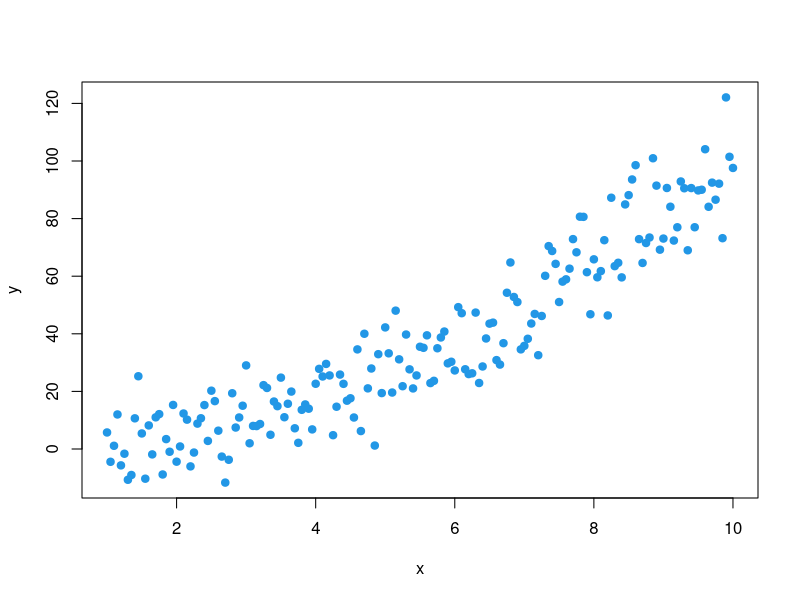
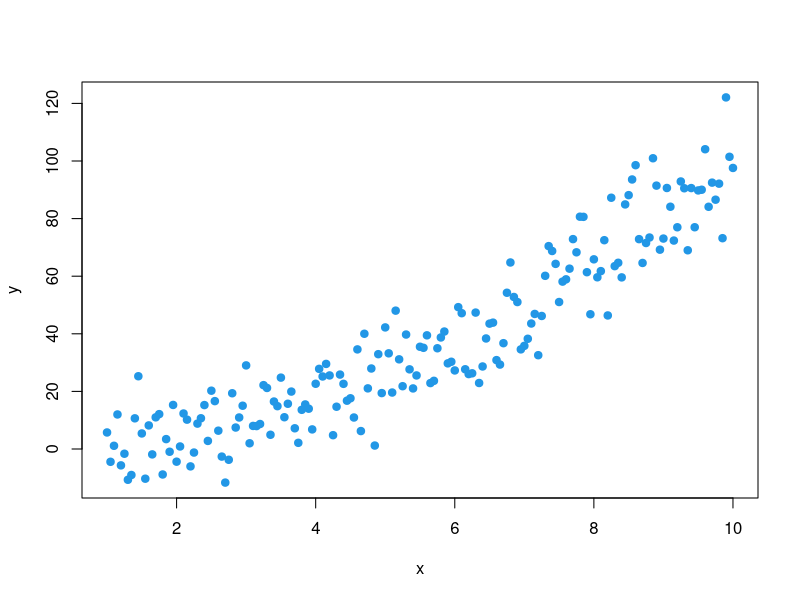
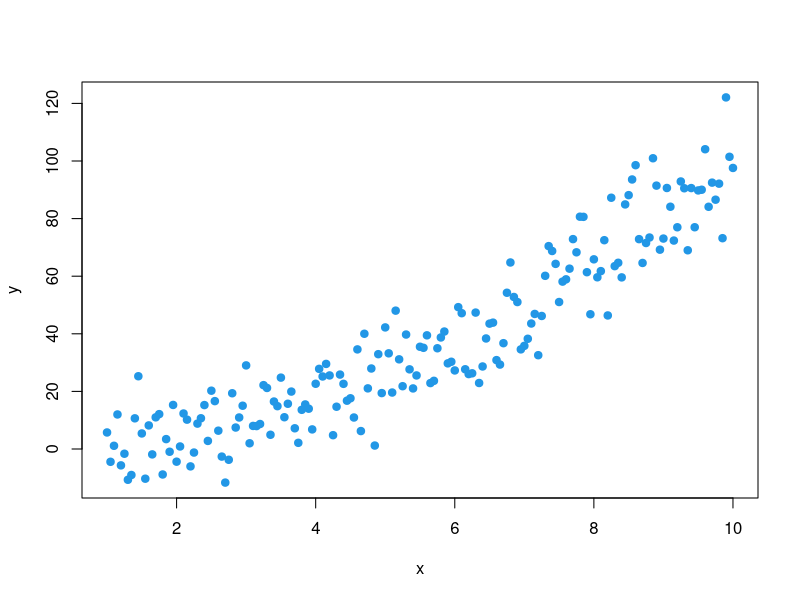

Source code (R) for these figures, in order:
## ---- chunk 1
# Ici du code R par exemple
## ---- chunk 2
# Ici un second code R
## ---- chunk 3
#| echo: true
#| output-location: column

# Sample data
set.seed(132)
x <- seq(1, 10, by = 0.05)
y <- x ^ 2 + rnorm(x, sd = 10)

# Plotting 
plot(x, y, pch = 19, col = 4)
## ---- chunk 4
#| echo: true
#| output-location: column
#| code-line-numbers: "4,5"

# Sample data
set.seed(132)
x <- seq(1, 10, by = 0.05)
y <- x ^ 2 + rnorm(x, sd = 10)

# Plotting 
plot(x, y, pch = 19, col = 4)
## ---- chunk 5
#| echo: true
#| output-location: column-fragment
#| code-line-numbers: "|3,4|7"

# Sample data
set.seed(132)
x <- seq(1, 10, by = 0.05)
y <- x ^ 2 + rnorm(x, sd = 10)

# Plotting 
plot(x, y, pch = 19, col = 4)
## ---- chunk 6
#| attr-source: "style='font-size: 3em'"
#| output-location: column


letters <- c("a","b","c")
numbers <- c(1,2,3)
colors <- c("blue", "red", "yellow")

df <- data.frame(letters, numbers, colors)

df
## ---- chunk 7
#| attr-output: "style='font-size: 1em'"
#| output-location: column

df
## ---- chunk 8
sessionInfo()
